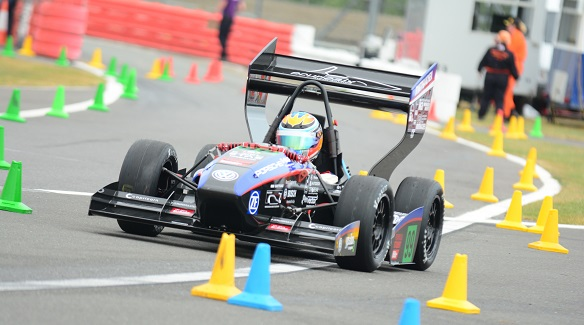
#> input picture pictures/1/formula_student.jpg, 584 x 325 px
$ python 01_reading_and_writing_an_image.py
#> lines starting #> are read from the running program, lines starting #| are printed output that depends on the picture

# coding: utf-8

# # OpenCV by Wojciech Orzechowski
# ### 19th April 2017

# ### Loading and saving a picture in OpenCV

# In[1]:

import cv2

image = cv2.imread('./pictures/1/formula_student.jpg', cv2.IMREAD_COLOR) # By default it returns BGR
#> image is the input picture: shape (325, 584, 3); mean B, G, R 149.2, 160.8, 166.2
image2 = cv2.imread('./pictures/1/formula_student.jpg', cv2.IMREAD_GRAYSCALE)
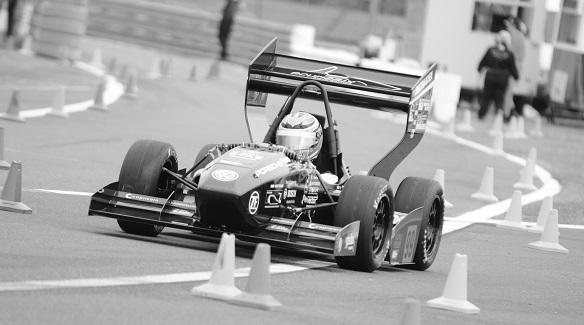
#> image2: shape (325, 584); min 0, max 255, mean 161.1
print('The file has been successfully loaded (read).')
print("Shape of the color image:", image.shape) # 325 x 584 x 3 channels
#| Shape of the color image: (325, 584, 3)
print("Shape of the gray image:", image2.shape) # 325 x 584 x 1 channels
#| Shape of the gray image: (325, 584)

# In[2]:
cv2.imshow('Gray', image2)
# In[3]:
cv2.imwrite('./pictures/1/formula_student_gray.jpg', image2)
print('The file has been successfully saved (written).')
cv2.waitKey(0)
cv2.destroyAllWindows()
